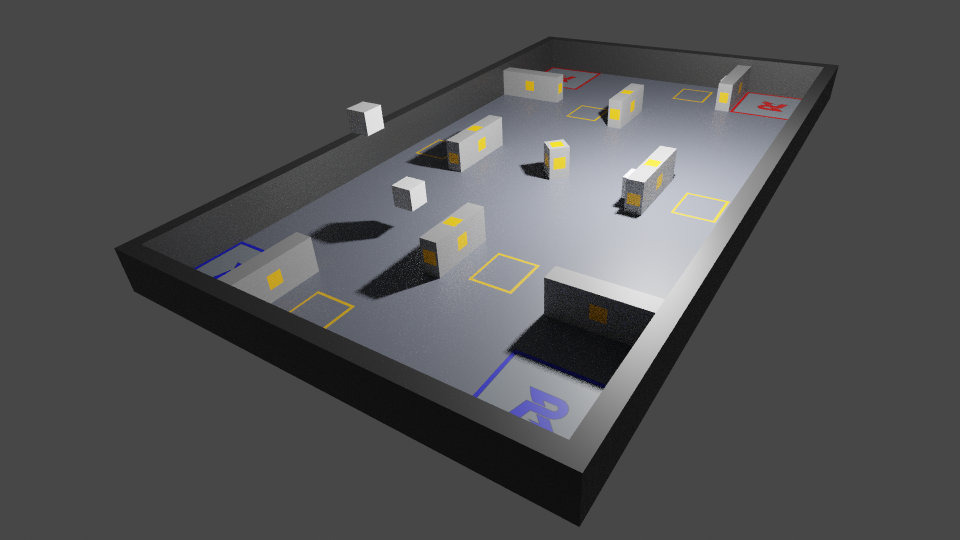
#> input picture Simulation0-frame0-camera0.png, 1920 x 1080 px, given in place of the camera (shown at 1/2 size)
$ python __main__.py   (older library calls are emulated)
#> lines starting #> are read from the running program, lines starting #| are printed output that depends on the picture; after the words box and inside, x2 and y2 are one past the last pixel; in counts of white or black regions, pixels touching at a corner belong together
### eyes/eyes.py
from modules.transform import transform
from modules.detect import detect
from modules.crop import crop
import cv2
import numpy as np
import json
import time

FRAME_SCALE = 2
DEBUG_SCALE = 2
MODE_RUN, MODE_DEBUG, MODE_TEST = 0, 1, 2
FRAME_DELAY = 0  # (ms)


def eyes(source, mode=MODE_DEBUG, data_file=None):
#> called with source = 0, mode = 0
    com = Common()
    com.debug = (mode == MODE_DEBUG)
    com.test = (mode == MODE_TEST)

    if com.test:
        if data_file is None:
            raise RuntimeError('Provide data file to test against.')
        if type(source) is int:
            raise RuntimeError('Provide video source containing test footage.')
        print('Testing implementation...')
        coords_data = []
        failed_count = 0
        start_time = time.time()

    capture = cv2.VideoCapture(source)
    successful, frame = capture.read()
#> frame is the input picture: shape (1080, 1920, 3); mean B, G, R 83.3, 82.2, 81.9
    if not successful:
        raise RuntimeError(f'Failed to read from video source "{source}".')
    com.frame_count = 0
    com.top_left = np.array([0, 0])
    com.orig_dims = np.array([capture.get(3), capture.get(4)]).astype(int)
    frame_dims = tuple(np.round(com.orig_dims / FRAME_SCALE).astype(int))
    debug_dims = tuple(np.round(com.orig_dims / DEBUG_SCALE).astype(int))

    while True:
        successful, frame = capture.read()
        if not successful:
            break
        if com.debug:
            com.debug_frame = cv2.resize(frame, debug_dims)
            print(f'\n----- Frame {com.frame_count} -----')
        com.frame_count += 1
        frame = cv2.resize(frame, frame_dims)
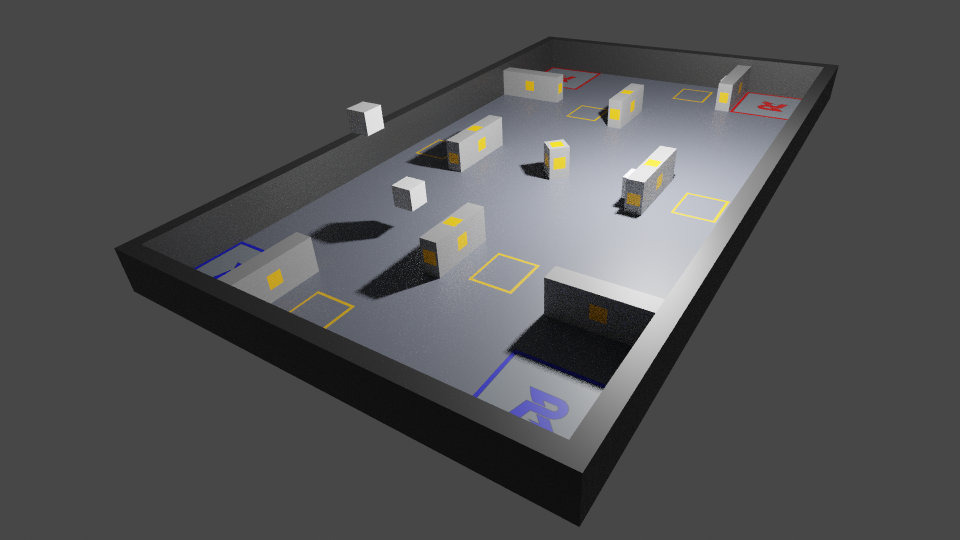
#> frame: shape (540, 960, 3); mean B, G, R 83.5, 82.4, 82.1

        frame = crop(frame, com)
        centers = detect(frame, com)
        coords = transform(centers, com)

        if com.debug:
            cv2.imshow('Debug Output', com.debug_frame)
            if cv2.waitKey(FRAME_DELAY) == ord('q'):
                break
        elif com.test:
            if len(coords) == 0:
                failed_count += 1
            else:
                coords_data.append(coords[0])

    if com.test:
        end_time = time.time()
        print(f'Time per frame: {(end_time - start_time) / com.frame_count * 1E3:.1f} ms')
        print('Deviations in (x, y): {:.2f}, {:.2f}'.format(*calc_deviations(coords_data, data_file)))
        print(f'Failed detection ratio: {failed_count / com.frame_count:.2f}')
    cv2.destroyAllWindows()


# [9 lines left out: function calc_deviations, not called in this run]


class Common:
    def __init__(self):
        self.debug, self.test = None, None
        self.frame_count = None
        self.debug_frame = None
        self.orig_dims = None
        self.field_corners = None
        self.frame_scale = FRAME_SCALE

    def orig_to_frame(self, point, dtype=np.int):
        return (np.array(point) / FRAME_SCALE).astype(dtype)

    def frame_to_orig(self, point, dtype=np.int):
        return (np.array(point) * FRAME_SCALE).astype(dtype)

    def orig_to_debug(self, point, dtype=np.int):
        return (np.array(point) / DEBUG_SCALE).astype(dtype)

### eyes/modules/crop.py
import json
import os
import pathlib
import cv2
import numpy as np
import copy

ASSETS_DIR = pathlib.Path(os.path.dirname(__file__)) / 'assets'
CORNERS_FILE = ASSETS_DIR / 'corners.json'
WINDOW_NAME = 'Assign Field Boundaries'
LINE_COLOR = (0, 255, 0)
DELAY = 20

field_bounds = []
mouse_position = None
busy_bound = False
count_bounds = 0


def crop(frame, com):
    if com.frame_count == 1:
        saved_corners = load_corners(com)
#> (reads eyes/modules/assets/corners.json from the repository)
        com.field_corners = saved_corners if saved_corners is not None else set_corners(frame, com)
#> com.field_corners = [[349, 115], [868, 347], [386, 592], [97, 148]]

    mask = np.zeros(frame.shape[:2], np.uint8)
    cv2.drawContours(mask, [com.field_corners.astype(np.int32)], -1, 255, -1)
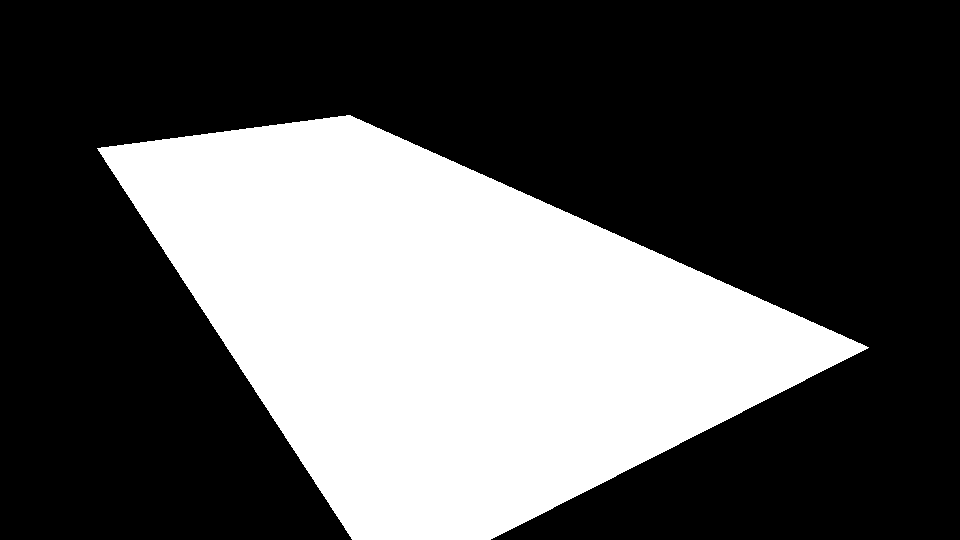
#> mask: shape (540, 960); 34.2% white; 1 white region, box (x1, y1, x2, y2) and area: (97, 115, 869, 540) 177240
    frame = cv2.bitwise_and(frame, frame, mask=mask)
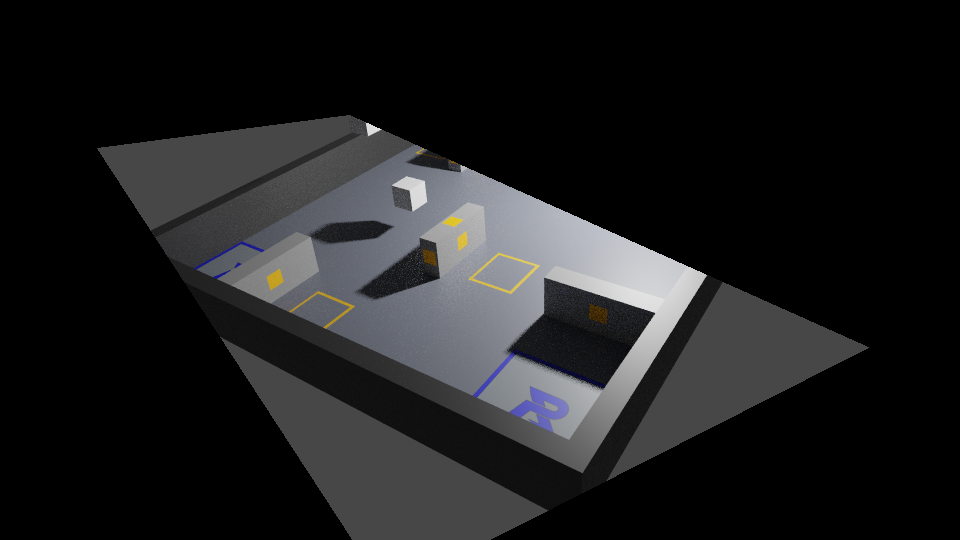
#> frame: shape (540, 960, 3); mean B, G, R 30.3, 29.4, 29.1
    return frame


def load_corners(com):
    if not os.path.exists(CORNERS_FILE):
        return None

    with open(CORNERS_FILE, 'r') as file:
        try:
            corner_data = json.load(file)
        except json.decoder.JSONDecodeError:
            print('Failed to load field corner values. Please reassign them.')
            return None
    corners = com.orig_to_frame(list(corner_data.values()))
    return corners


# [65 lines left out: functions set_corners, on_mouse_event, calculate_corners, order_corners, not called in this run]

### eyes/modules/detect.py
import cv2

ROBOT_THRESHOLD = 28
MERGE_DIM_REL = 20 / 1080
ERODE_DIM_REL = 10 / 1080
CONTOUR_SIZE_THRESHOLD_REL = 60 / 1080

frame_prev = None
merge_kernel = None
erode_kernel = None
contour_area_threshold = None


def detect(frame, com):
    global frame_prev
    frame = cv2.cvtColor(frame, cv2.COLOR_BGR2GRAY)
#> frame: shape (540, 960)
    frame = cv2.inRange(frame, 1, ROBOT_THRESHOLD)
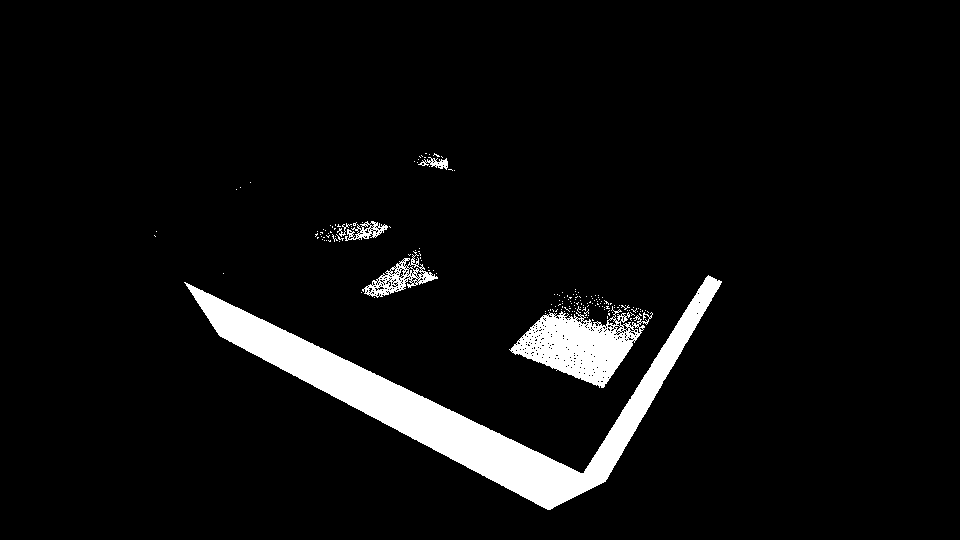
#> frame: shape (540, 960); 5.6% white; 173 white regions (167 under 20 px), largest, box (x1, y1, x2, y2) and area: (184, 275, 722, 510) 21640, (509, 306, 653, 388) 5620, (362, 251, 438, 298) 1025, (345, 221, 388, 241) 354, (418, 157, 448, 170) 166, (337, 223, 352, 237) 51

    if com.frame_count == 1:
        global erode_kernel, merge_kernel, contour_area_threshold
        merge_dim = com.orig_to_frame(MERGE_DIM_REL * com.orig_dims[1])
        erode_dim = com.orig_to_frame(ERODE_DIM_REL * com.orig_dims[1])
        merge_kernel = cv2.getStructuringElement(cv2.MORPH_ELLIPSE, (merge_dim, merge_dim))
        erode_kernel = cv2.getStructuringElement(cv2.MORPH_ELLIPSE, (erode_dim, erode_dim))

        contour_area_threshold = com.orig_to_frame(CONTOUR_SIZE_THRESHOLD_REL * com.orig_dims[1]) ** 2
#> in eyes, `centers = detect(frame, com)`: centers = []
        frame_prev = frame
        return []

    detection = cv2.bitwise_or(cv2.subtract(frame, frame_prev), cv2.subtract(frame_prev, frame))
    # detection = cv2.morphologyEx(detection, cv2.MORPH_OPEN, erode_kernel, iterations=4)
    detection = cv2.morphologyEx(detection, cv2.MORPH_CLOSE, merge_kernel, iterations=6)
    detection = cv2.morphologyEx(detection, cv2.MORPH_OPEN, erode_kernel, iterations=4)
    centers = find_contour_centers(detection)
    frame_prev = frame

    if com.debug:
        print(f'Found {len(centers)} robot centers.')
        for center in centers:
            cv2.circle(com.debug_frame, tuple(center), 3, (0, 255, 0), -1)
    return centers


def find_contour_centers(mask):
    contours, _ = cv2.findContours(mask, 1, 2)
    centers = []

    for contour in contours:
        if contour_area_threshold < cv2.contourArea(contour):
            moments = cv2.moments(contour)
            cx = int(moments['m10'] / moments['m00'])
            cy = int(moments['m01'] / moments['m00'])
            centers.append([cx, cy])
    return centers

### eyes/modules/transform.py
import cv2
import numpy as np

FIELD_DIMS = (8.08, 4.48)  # meters
THICKNESS = 1
FONT = 0
FONT_SIZE = 0.46
LABEL_OFFSET = (7, 4)

transform_matrix = None
field_dims = None


def transform(centers, com):
    if com.frame_count == 1:
        global transform_matrix, field_dims

        tl, tr, br, bl = com.field_corners
#> tl = [349, 115]; tr = [868, 347]; br = [386, 592]; bl = [97, 148]
        width, height = FIELD_DIMS
        new_corners = np.array([[0, 0], [width, 0], [width, height], [0, height]], dtype=np.float32)
        transform_matrix = cv2.getPerspectiveTransform(com.field_corners.astype(np.float32), new_corners)
#> transform_matrix = [[0.0248, 0.19, -30.48], [-0.0492, 0.11, 4.51], [-3.62e-06, 0.0174, 1]]

    coords = []
    for center in centers:
        x, y, z = transform_matrix @ np.array([*center, 1])
        coords.append([x / z, y / z])
#> this loop made 0 passes
#> after the loop, coords = []

    if com.debug:
        for center, coord in zip(centers, coords):
            label_position = tuple([sum(p) for p in zip(center, LABEL_OFFSET)])
            cv2.putText(com.debug_frame, str(np.round(coord, 2)), label_position, FONT, FONT_SIZE, (0, 255, 0))
    return coords

### eyes/__main__.py
import argparse
import os
from eyes import eyes

if __name__ == '__main__':
    parser = argparse.ArgumentParser()
    parser.add_argument('-m', '--mode', type=int, default=0, help='execution mode 0/1/2 for run/debug/test')
    parser.add_argument('-s', '--source', type=int, default=0, help='video device number')
    parser.add_argument('-v', '--video', type=os.path.abspath, help='input video path')
    parser.add_argument('-d', '--data_file', type=os.path.abspath, help='test data file path')
    args = parser.parse_args()

    source = args.video if (args.video is not None) else args.source
    eyes(source, mode=args.mode, data_file=args.data_file)
